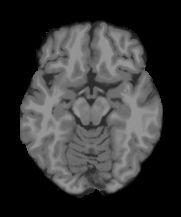
%> input picture test_image/ss_brain_RM.png, 181 x 217 px
$ octave allimage.m   (GNU Octave 9; MATLAB toolbox functions it lacks are replaced by stand-ins)
%> lines starting %> are read from the running program, lines starting %| are printed output that depends on the picture
### nvpp.m
function nvpp(filename,name,r,sigma,alpha,beta,edge,jumpCount)
%> called with filename = 'test_image/ss_brain_RM.png', name = 'ss_brain_RM', r = 1, sigma = 1, alpha = 0.1, beta = 0.04, edge = 1
	% this program uses simulation of particle motion in vector image field to
	% portrait the boundary of objects in input image
	% INPUT
	%	filename: path of image to be processed
	%	name:
	%	r: processing radius
	%	sigma: spread constant of gaussian weighted image moment vector
	%	alpha: tangential stepping factor (-1 <= alpha <= 1, alpha != 0)
	%	beta: normal stepping factor (0 < beta <= 1)
	%	edge: the dropping percent (0 < edge < 100), will drop the point if the intensity of which is smaller than specified percent
tic;	%record process time
	img=imread(filename);
%> img is the input picture: size 217x181 uint8; min 0, max 155, mean 53.3
	array=double(img);
	[m,n]=size(array);
%> m = 217; n = 181
	[gx, gy, gwimv, k]=gwimv_conv2(array,r,sigma);			%gaussian weighted image moment vector and its normalization factor
	[nvp,~]=nlg(r,gx,gy,gwimv);
	gwimv(:,:,2)=gwimv(:,:,2)./k;							%Normalized vector image field
	gwimv(:,:,1)=gwimv(:,:,1)./k;
	eabs=sqrt(gwimv(:,:,2).^2+gwimv(:,:,1).^2);
	combine = zeros(m,n,2);
	combine(:,:,1) = (gwimv(:,:,1).*alpha) + (nvp(:,:,1).*beta);
	combine(:,:,2) = (gwimv(:,:,2).*alpha) + (nvp(:,:,2).*beta);
	% localmax= eabs > imdilate(eabs, [1 1 1; 1 0 1; 1 1 1]);
	[~,pos]=sort(eabs(:), 'descend');						%sort edge strength for choosing initial points
	record=false(m,n);
	% figure('Visible','off');
	% figure('Visible', 'on');
	imshow(img);
	hold on
	% quiver(combine(:,:,1), combine(:,:,2));
	A=[1;1];
	[~,X]=hist(eabs, 1000);
	limit=X(edge*10);
	for count=1:1:size(pos)									%pick starting point
        col=ceil(pos(count)/m);								%convert to x,y coordinate
	    row=mod(pos(count),m);
	    if row==0
	    	row=m;
	    end
	    if eabs(row,col)<limit
	    	break
	    end
	    if record(row,col)
	    	continue
	    end	%assure being localmax
	    % [7 lines of commented-out code are left out]
	    A(1)=row;
	    A(2)=col;
	    % fprintf('pick (%d, %d)\n', A(1), A(2));
	    % plot(A(2),A(1),'sg');
	    stash = [A];
	    try
	    	while(true)
		    	move = direction(combine(:,:,1), combine(:,:,2), A);
		    	B=A+move;
	            if eabs(B(1), B(2)) < limit
	            	tempStash = [B];
	            	move = Ftest(combine(:,:,1), combine(:,:,2), A);
	            	% move = (move ./ sqrt(move(1)^2+move(2)^2)) ./ 3 ;
	            	found=false;
	            	index=0;
	            	while(index<jumpCount)
							[nextPoint, found]=checkLimit(eabs, B, move, limit);
							index=index+1;
							B=nextPoint;
							if found
								break
							end
							tempStash = [tempStash , nextPoint];
						end
	            	% [point, next] = findNext(eabs, B, move, limit, count);
	            	if found
	            		stash = [stash , tempStash];
	            		% record(nextPoint(1), nextPoint(2)) = true;
	            	else
	            		break
	            	end
	            end
	            stash = [stash , B];
	            [stash, record] = setTrue(stash, record);
	            if record(B(1), B(2))
	            	% disp('break')
	            	break
	            % else
	            	% record(B(1), B(2)) = true;
	            end
	            line([A(2), B(2)],[A(1),B(1)],'Color','r','LineWidth',2);
	            A=B;
	        end	%step for
        catch err
	        if (strcmp(err.identifier,'MATLAB:badsubscript'))
	    	%Do Nothing
	    	else
	    		rethrow(err);	% rethrow any other errors
	    	end
    	end
    end	%pick starting point for
    hold off
e=toc;
	fprintf('done processing, %g seconds used\n', e);
 	fileType = 'tif';
	imageFolder = 'O:\desktop\Boundary\result\0728\';
    filenameIntactHist = [imageFolder name '_' num2str(sigma) '_' num2str(alpha) '_' num2str(beta) '_' num2str(edge) '_' num2str(e) '.' fileType];
	% saveas(gcf, filenameIntactHist, fileType);	    % Save the current figure.
	% close(gcf);		% Close the figure.
end	%function


	% [54 lines of commented-out code are left out]

### gwimv_conv2.m
function [gx, gy, gwimv, k] = gwimv_conv2(array,r,sigma)
%> called with r = 1, sigma = 1
    % this program produces gaussian weighted image moment vector
    % and its normalization factor
    % INPUT
    %   array: grayscale image array
    %   r: processing radius
    %   sigma: spread constant of gaussian weighted image moment vector
    % OUTPUT
    %   gwimv: gaussian weighted image moment vector
    %   k: normalization factor
    [m,n]=size(array);
%> m = 217; n = 181
    gwimv=zeros(m,n,2);
    [gx,gy]=gwmask(r,sigma);        %directional difference mask
    imvxo=conv2(gy,array);         %Mx(i,j) = -Gy * I(x,y)
    imvyo=conv2(gx,array);          %My(i,j) =  Gx * I(x,y)
    [m1,n1]=size(imvxo);
%> m1 = 219; n1 = 183
    imvx=zeros(m,n);
    imvy=zeros(m,n);
    k=0;
    for row=r+1:m-r                 %delete redundant rows and columns
        for col=r+1:n-r
            imvx(row,col)=imvxo(row+(m1-m)/2,col+(m1-m)/2);
            imvy(row,col)=imvyo(row+(m1-m)/2,col+(m1-m)/2);
            ka=imvx(row,col)^2+imvy(row,col)^2;
            if ka>k                     %find biggest element for normalization
                k=ka;
            end
        end
    end
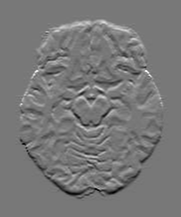
%> imvx: size 217x181 double; min -38.52, max 43.19, mean 0; drawn with min black and max white
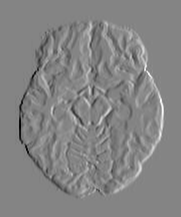
%> imvy: size 217x181 double; min -51.14, max 47.55, mean 0; drawn with min black and max white
%> after the loop, k = 2790.5
    k=sqrt(k);                      %normalization factor
%> k = 52.83
%> in nvpp, `[gx, gy, gwimv, k]=gwimv_conv2(array,r,sigma);`: gx = [-0.104 0 0.104; -0.242 0 0.242; -0.104 0 0.104]; gy = [0.104 0.242 0.104; 0 0 0; -0.104 -0.242 -0.104]; k = 52.83
    gwimv(:,:,1)=imvx;              %convert coordinate
    gwimv(:,:,2)=imvy;
end

### gwmask.m
function [gx,gy]=gwmask(r,sigma)
	% this program produces directional difference mask
	% INPUT
	%   r: processing radius
	%   sigma: spread constant of gaussian weighted image moment vector
	% OUTPUT
	%	gx, gy: directional difference mask
	gx=zeros(2*r+1,2*r+1);
	gy=zeros(2*r+1,2*r+1);
	for row=1:2*r+1
	    for col=1:2*r+1
	        x=col-r-1;
	        y=r+1-row;
	        if x~=0||y~=0
	        co=(1/((sqrt(2*pi))*sigma*sigma))*(exp(-(x^2+y^2)/2/sigma/sigma))/(sqrt(x^2+y^2));
	        gx(row,col)=co*x;
	        gy(row,col)=co*y;
	        end
	    end
	end
end

### nlg.m
function [nvp, k]=nlg(r,gx,gy,gwimv)
%> called with r = 1
	[m,n,~]=size(gwimv);
	nvp=zeros(m,n,2);
	% nvp(:,:,1)=gwimv(:,:,2);
	% nvp(:,:,2)=-gwimv(:,:,1);
	k=0;
	nvxo=conv2(gx, gwimv(:,:,2));							%Laplacian-gradient vector field	Gx * (Gx * I(i,j)) + Gy * (Gy * I(i,j))
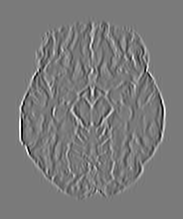
%> nvxo: size 219x183 double; min -21, max 22.69, mean 0; drawn with min black and max white
	nvyo=conv2(gy, gwimv(:,:,1));
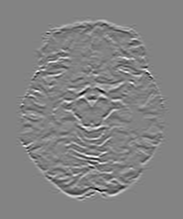
%> nvyo: size 219x183 double; min -20.33, max 19.18, mean 7.8e-18; drawn with min black and max white
	[m1,n1]=size(nvxo);
	nvx_and_nvy_o=nvxo+nvyo;
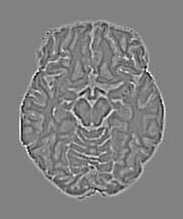
%> nvx_and_nvy_o: size 219x183 double; min -30.55, max 29.53, mean 0; drawn with min black and max white
	% gra=zeros(m,nvp);
	for row=r+1:m-r											%correct convolution matrix
		for col=r+1:n-r
			laplace = nvx_and_nvy_o(row+(m1-m)/2, col+(n1-n)/2);
			nvp(row,col,1)=laplace*-gwimv(row,col,2);
			nvp(row,col,2)=laplace*gwimv(row,col,1);
			% nvy(row,col)=nvyo(row+(m1-m)/2,col+(n1-n)/2);
			% gra(row,col)=nvx(row,col)^2+nvy(row,col)^2;
			temp=nvp(row,col,1)^2+nvp(row,col,2)^2;
			% if gra(row,col)>k
			% 	k=gra(row,col);
			if temp>k
				k=temp;
			end
		end
	end														%correct convolution matrix
%> after the loop, k = 1327810
	k=sqrt(k);												%normalization factor
%> k = 1152.3
	nvp=nvp./k;

### run.m
function run(filename,name,r,sigma,alpha,beta,edge)
	a=0.1;
	b=0.04;
	for e=1:2:25
		fprintf('running nvpp(%s, %s, %d, %d, %g, %g, %g)\n', filename,name,r,sigma,a,b,e);
		nvpp(filename, name, r, sigma, a, b, e)
%> in nvpp, `eabs=sqrt(gwimv(:,:,2).^2+gwimv(:,:,1).^2);`:
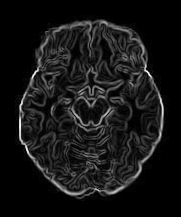
%> eabs: size 217x181 double; min 0, max 1, mean 0.0858
%> in nvpp, `imshow(img);`:
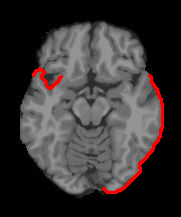
%> figure redrawn from the program's plot data
%> in nvpp, `[~,X]=hist(eabs, 1000);`: X = 1000 values from 0.0005 to 0.999
%> in nvpp, `limit=X(edge*10);`: limit = 0.0095
%> the loop in nvpp, `for count=1:1:size(pos)` made 2 passes
%> col on passes 1 to 2: 150, 34
%> the run ends on the next line
		fprintf('finish\n');
	end
	% [5 lines of commented-out code are left out]
end

### allimage.m
run('test_image/ss_brain_RM.png', 'ss_brain_RM', 1, 1, 0.5, 0.2, 4000)
